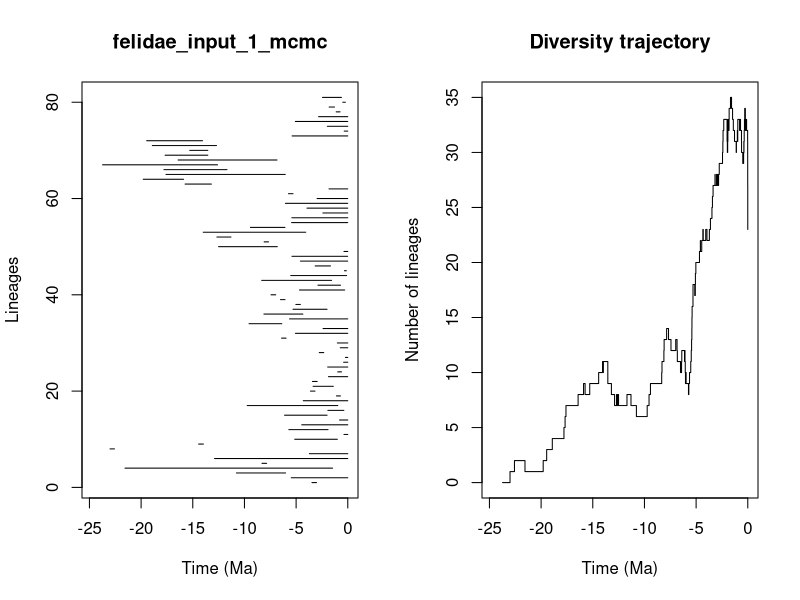

Reproduce this figure in R.


pdf(file='/Users/tobias/Documents/Sweden/PhD/rise_and_fall/longevity_analyses/mammals/families/felidae_pyrate_mcmc_logs/felidae_input_1_mcmc_LTT.pdf',width=0.6*20, height=0.6*10)
title = "felidae_input_1_mcmc"
ts=c(3.46757535628, 5.47109085363,10.778294318,21.5599634903,8.30065296871,12.8908989688,3.71655707836,23.0075266544,14.4309889883,5.13248747228,0.367821796121,5.70454182346,4.45682936581,0.794073700282,6.12096666575,1.92475498973,9.73446454275,4.30897509776,1.09796468592,3.61388893593,3.35772604609,3.41976291722,1.8680691807,0.970727713831,1.94577819754,0.402637918674,0.228554599141,2.76013086996,0.728187671704,1.00981930071,6.40811501073,5.06809088475,2.39118407517,9.55470503138,5.63707365257,8.11788864855,5.30274755955,5.0249258868,6.51108507276,7.43189277641,4.67534381456,2.88753992609,8.32934108472,5.51891778902,0.321509016435,3.15603590523,4.58212664498,5.40266450643,0.368724679795,12.5053784914,8.09542416375,12.6668025006,13.9880715933,9.41842691746,5.43725557513,5.41113933883,2.41221457038,3.94859178301,6.02930780409,2.97046331925,5.73804564716,1.8142831018,15.7415992295,19.798172575,17.5938273637,17.7887928631,23.7300870688,16.4189862692,17.6794688562,15.2937142487,18.9163699816,19.4605648164,5.38691906231,0.346337202153,1.97711959814,5.0763484916,2.82437387123,1.12198746329,1.80356079683,0.484171256696,2.4443587993)
te=c(3.02336975086, 0.0,6.01812675759,1.47184655945,7.85370631984,0.0,0.0,22.5785450625,13.9729506484,1.01033486288,0.0,1.91085487139,0.0,0.0,2.00318838784,0.380318142483,0.965620462681,0.0,0.709530633375,3.17424016182,1.39912460961,2.95978470305,0.00681286653136,0.603006315181,0.0,0.0,0.0,2.32503621922,0.0,0.0,5.96650511473,0.0,0.0,6.38566316267,0.0,4.34792188671,2.00417943889,4.58891071988,6.07513633964,6.972290178,0.295623640833,0.701613293737,1.57137804865,0.113089536676,0.138083208504,1.67270195738,0.00812730570757,0.0134770869247,0.0,6.81722977207,7.66964416686,11.3024294059,4.06969244139,6.07947052066,0.0085913695083,0.0,0.000557172746643,0.0,0.0,0.0,5.29960469436,0.0,13.1968232736,15.8929732172,6.05019765545,11.6894093573,12.6053032413,6.84434258115,13.5431178127,13.5448895128,12.7043159775,14.0546542109,0.0,0.0,0.00107588037268,0.00540625730349,0.00108018077768,0.746799387641,1.28371890585,0.234255315393,0.61026354952)
div_traj=c(0, 1,2,1,2,3,4,5,6,7,8,9,8,9,10,11,10,11,10,9,8,7,8,7,8,7,8,7,6,7,8,9,10,11,12,13,14,13,12,13,12,11,10,11,12,11,12,11,10,9,10,9,8,9,10,11,12,13,14,15,16,17,18,17,18,19,20,21,22,21,22,23,22,23,22,23,24,25,26,27,28,27,28,27,28,27,28,29,30,31,32,33,32,31,30,31,32,33,32,33,34,35,34,33,32,31,30,31,32,31,32,33,32,33,32,33,32,31,30,29,30,31,30,31,32,33,34,33,32,33,32,31,30,29,28,27,26,26,24,23,23,23,23,23,23,23,23,23,23,23,23,23,23,23,23,23,23,23,23,23,23,23)
time_events=c(23.7300870688, 23.0075266544,22.5785450625,21.5599634903,19.798172575,19.4605648164,18.9163699816,17.7887928631,17.6794688562,17.5938273637,16.4189862692,15.8929732172,15.7415992295,15.2937142487,14.4309889883,14.0546542109,13.9880715933,13.9729506484,13.5448895128,13.5431178127,13.1968232736,12.8908989688,12.7043159775,12.6668025006,12.6053032413,12.5053784914,11.6894093573,11.3024294059,10.778294318,9.73446454275,9.55470503138,9.41842691746,8.32934108472,8.30065296871,8.11788864855,8.09542416375,7.85370631984,7.66964416686,7.43189277641,6.972290178,6.84434258115,6.81722977207,6.51108507276,6.40811501073,6.38566316267,6.12096666575,6.07947052066,6.07513633964,6.05019765545,6.02930780409,6.01812675759,5.96650511473,5.73804564716,5.70454182346,5.63707365257,5.51891778902,5.47109085363,5.43725557513,5.41113933883,5.40266450643,5.38691906231,5.30274755955,5.29960469436,5.13248747228,5.0763484916,5.06809088475,5.0249258868,4.67534381456,4.58891071988,4.58212664498,4.45682936581,4.34792188671,4.30897509776,4.06969244139,3.94859178301,3.71655707836,3.61388893593,3.46757535628,3.41976291722,3.35772604609,3.17424016182,3.15603590523,3.02336975086,2.97046331925,2.95978470305,2.88753992609,2.82437387123,2.76013086996,2.4443587993,2.41221457038,2.39118407517,2.32503621922,2.00417943889,2.00318838784,1.97711959814,1.94577819754,1.92475498973,1.91085487139,1.8680691807,1.8142831018,1.80356079683,1.67270195738,1.57137804865,1.47184655945,1.39912460961,1.28371890585,1.12198746329,1.09796468592,1.01033486288,1.00981930071,0.970727713831,0.965620462681,0.794073700282,0.746799387641,0.728187671704,0.709530633375,0.701613293737,0.61026354952,0.603006315181,0.484171256696,0.402637918674,0.380318142483,0.368724679795,0.367821796121,0.346337202153,0.321509016435,0.295623640833,0.234255315393,0.228554599141,0.138083208504,0.113089536676,0.0134770869247,0.0085913695083,0.00812730570757,0.00681286653136,0.00540625730349,0.00108018077768,0.00107588037268,0.000557172746643,0.0,0.0,0.0,0.0,0.0,0.0,0.0,0.0,0.0,0.0,0.0,0.0,0.0,0.0,0.0,0.0,0.0,0.0,0.0,0.0,0.0,0.0,0.0)
				par(mfrow=c(1,2))
				L = length(ts)
				plot(ts, 1:L , xlim=c(-max(ts)-1,0), pch=20, type="n", main=title,xlab="Time (Ma)",ylab="Lineages")
				for (i in 1:L){segments(x0=-te[i],y0=i,x1=-ts[i],y1=i)}	
				t = -time_events
				plot(div_traj ~ t,type="s", main = "Diversity trajectory",xlab="Time (Ma)",ylab="Number of lineages",xlim=c(-max(ts)-1,0))
				abline(v=c(65,200,251,367,445),lty=2,col="gray")
				